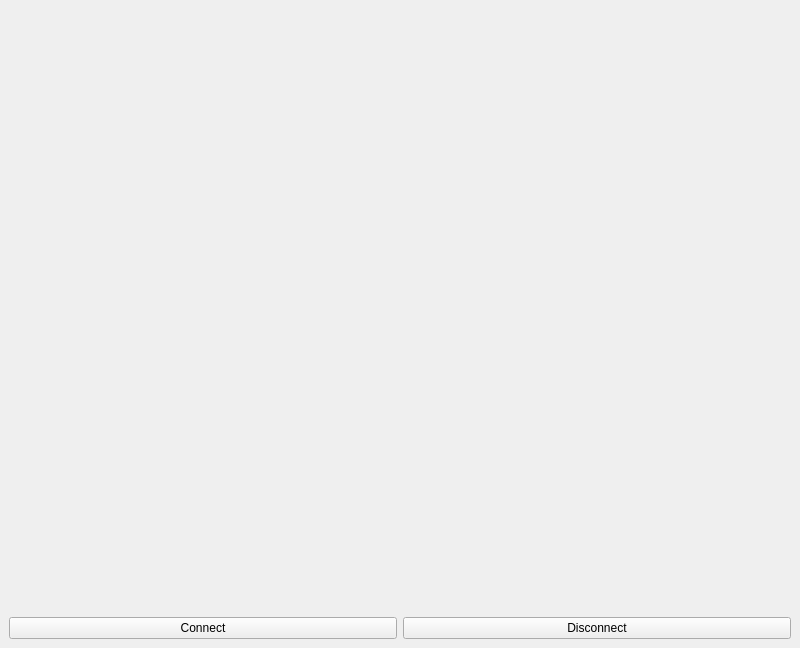
<?xml version="1.0" encoding="UTF-8"?>
<ui version="4.0">
 <class>MainWindow</class>
 <widget class="QMainWindow" name="MainWindow">
  <property name="geometry">
   <rect>
    <x>0</x>
    <y>0</y>
    <width>800</width>
    <height>648</height>
   </rect>
  </property>
  <property name="windowTitle">
   <string>Kinect GUI v1</string>
  </property>
  <widget class="QWidget" name="centralwidget">
   <layout class="QVBoxLayout" name="verticalLayout_2">
    <item>
     <layout class="QVBoxLayout" name="verticalLayout">
      <item>
       <widget class="QLabel" name="imageDisplay">
        <property name="text">
         <string/>
        </property>
        <property name="pixmap">
         <pixmap>killua.jpg</pixmap>
        </property>
        <property name="scaledContents">
         <bool>true</bool>
        </property>
       </widget>
      </item>
      <item>
       <layout class="QHBoxLayout" name="horizontalLayout">
        <item>
         <widget class="QPushButton" name="conButton">
          <property name="text">
           <string>Connect</string>
          </property>
         </widget>
        </item>
        <item>
         <widget class="QPushButton" name="disButton">
          <property name="text">
           <string>Disconnect</string>
          </property>
         </widget>
        </item>
       </layout>
      </item>
     </layout>
    </item>
   </layout>
  </widget>
 </widget>
 <resources/>
 <connections/>
</ui>
